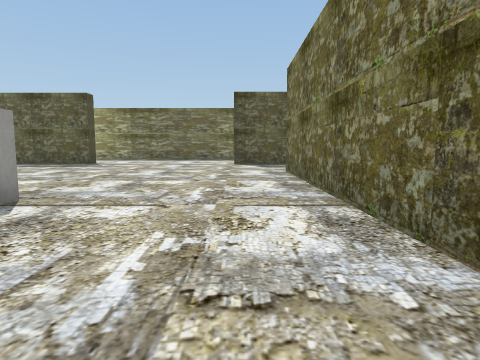
view 1 (above)

22 first-person views from a walk through a scene from a Unity 3-D project. The camera is 1.2 m above the floor, tilts 6° down and sees 75° across. The floor is counted in squares, 2 m on a side. Each view is taken from the middle of a square. On the plan, view 1 faces up. The plan holds only what a view shows up to about 9 squares ahead; the rest is blank. The player is left out. Some surface patterns are stand-ins.

view 2
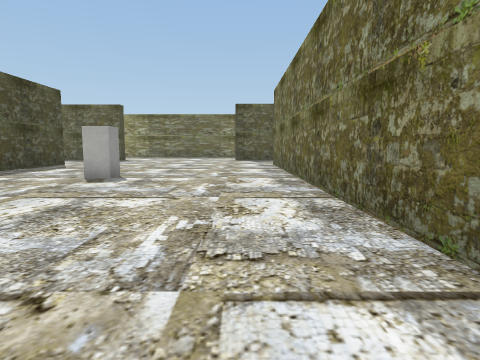

view 3
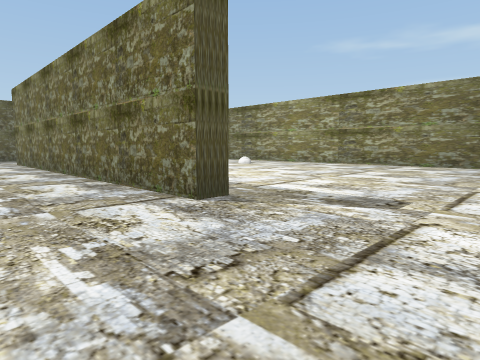

view 4
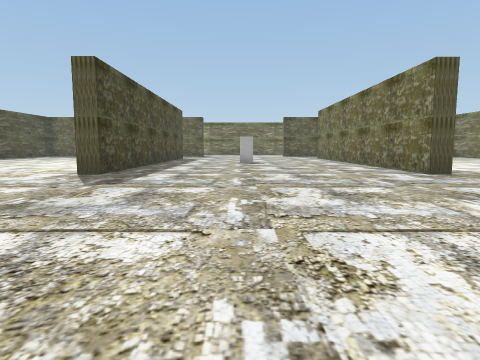

view 5
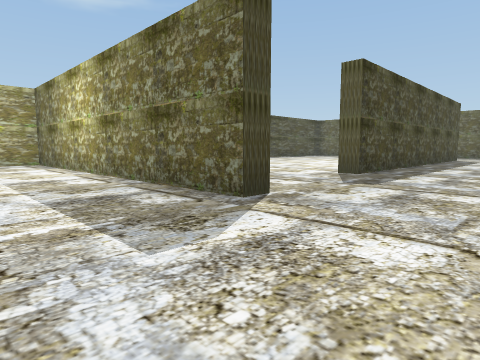

view 6
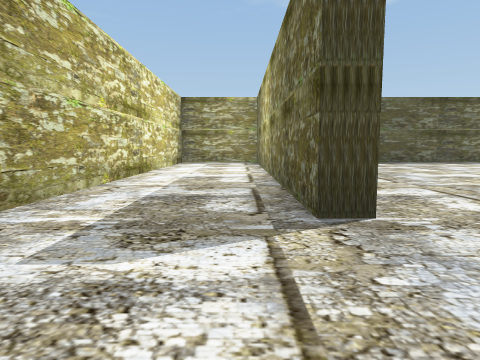

view 7
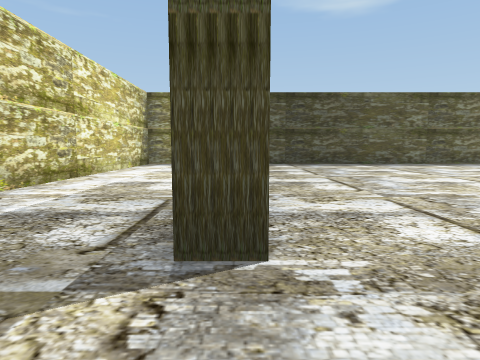

view 8
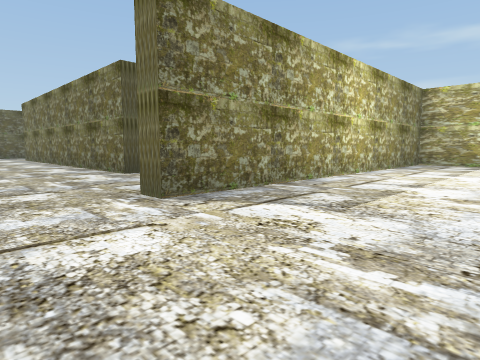

view 9
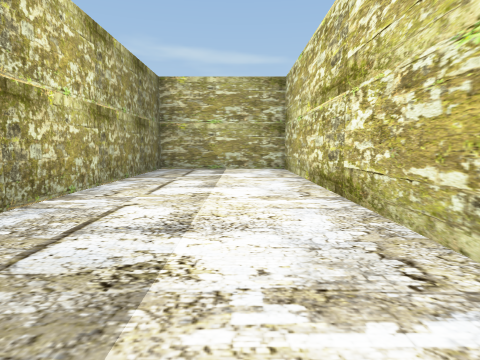

view 10
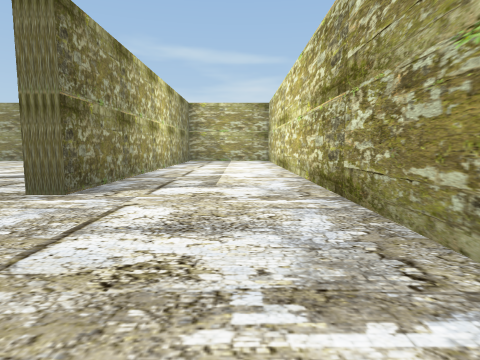

view 11
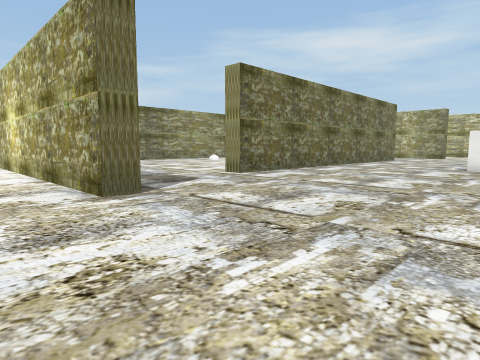

view 12
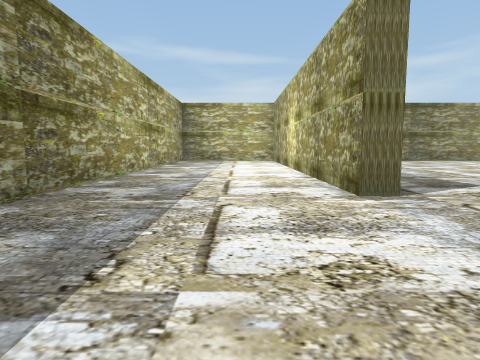

view 13
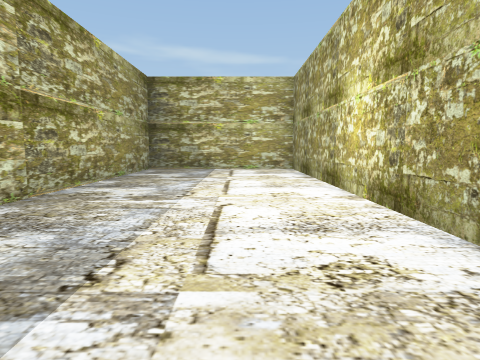

view 14
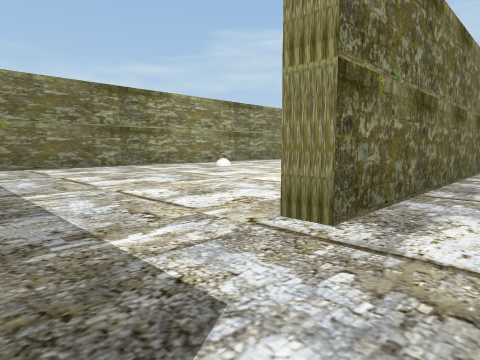

view 15
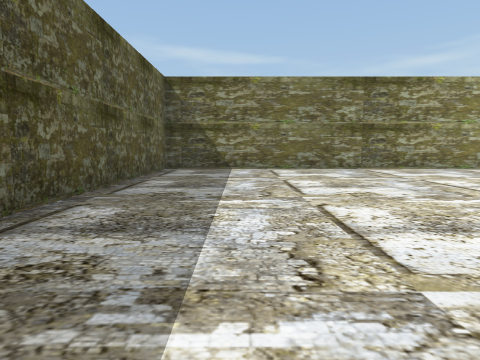

view 16
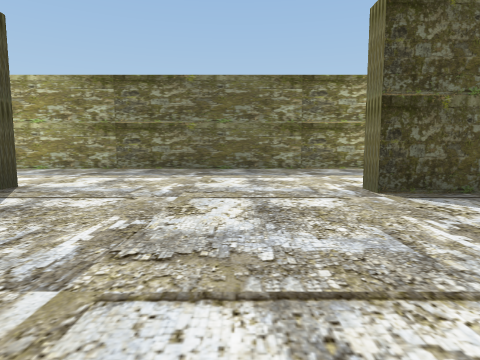

view 17
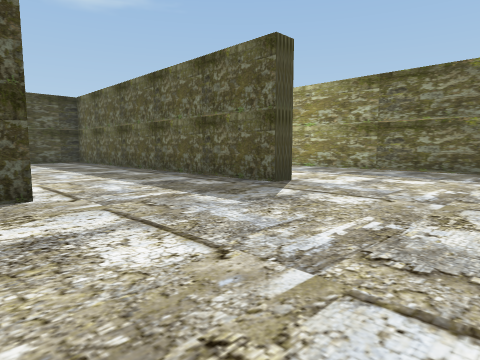

view 18
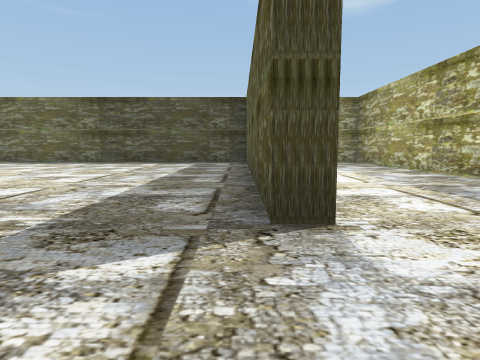

view 19
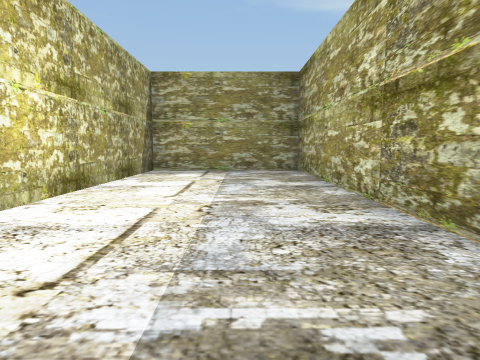

view 20
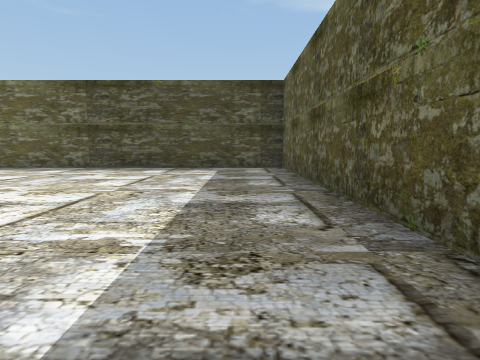

view 21
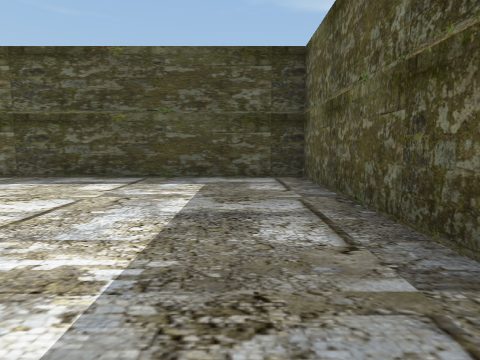

view 22
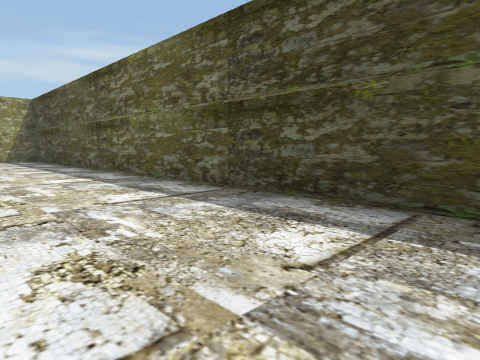

### Floor plan
Points are (right, up) in squares from view 1. A wall is a line through its corners. A room is listed if a view was taken in it or the views show most of it. See-through windows are left out.
Room 1 (views 1, 2, 3, 4, 5, 6, 7, 8, 9, 10, 11, 12, 13, 14, 15, 16, 17, 18, 19, 20, 21, 22)
walls: (-6, 0.9) (-6, -2.2) (-6.6, -2.2); (-6, 7.9) (-6, 4.9); (1.8, -2.2) (1.2, -2.2) (1.2, 7.8) (1.8, 7.8); (1.1, 11) (-0.2, 11) (-0.2, 11.5) (9.7, 11.5) (9.7, 15.5) (-15.2, 15.5) (-15.2, 11.7) (-9.9, 11.7); (-5.4, 11.8) (-5.4, 11.2) (-15.2, 11.2) (-15.2, -0.8); (-5.6, -5.8) (-5.6, -6.3) (-13.2, -6.3); (-2.5, -9.2) (9.7, -9.2) (9.7, -5.8) (-0.2, -5.8) (-0.2, -5.2); (9.7, 2.2) (9.7, 11) (3.5, 11); (9.7, -3.6) (9.7, -2.9); (-13.1, -9.2) (-5.9, -9.2)
objects: block (-3, 3)

Where each view was taken, in squares from view 1:
view 1: 0 up, 0 right, facing up
view 2: 3 down, 0 right, facing up
view 3: 5 down, 1 left, facing up-right
view 4: 9 down, 3 left, facing up
view 5: 9 down, 3 left, facing up-left
view 6: 7 down, 3 left, facing left
view 7: 6 down, 4 left, facing left
view 8: 9 down, 2 left, facing up-right
view 9: 8 down, 1 right, facing right
view 10: 8 down, 4 left, facing right
view 11: 13 up, 4 left, facing down-right
view 12: 13 up, 4 left, facing right
view 13: 13 up, 1 right, facing right
view 14: 10 up, 0 right, facing down-right
view 15: 9 up, 1 right, facing right
view 16: 7 up, 2 left, facing up
view 17: 7 up, 2 left, facing up-left
view 18: 11 up, 3 left, facing left
view 19: 14 up, 7 left, facing left
view 20: 10 up, 6 left, facing left
view 21: 10 up, 9 left, facing left
view 22: 9 up, 12 left, facing down-left
